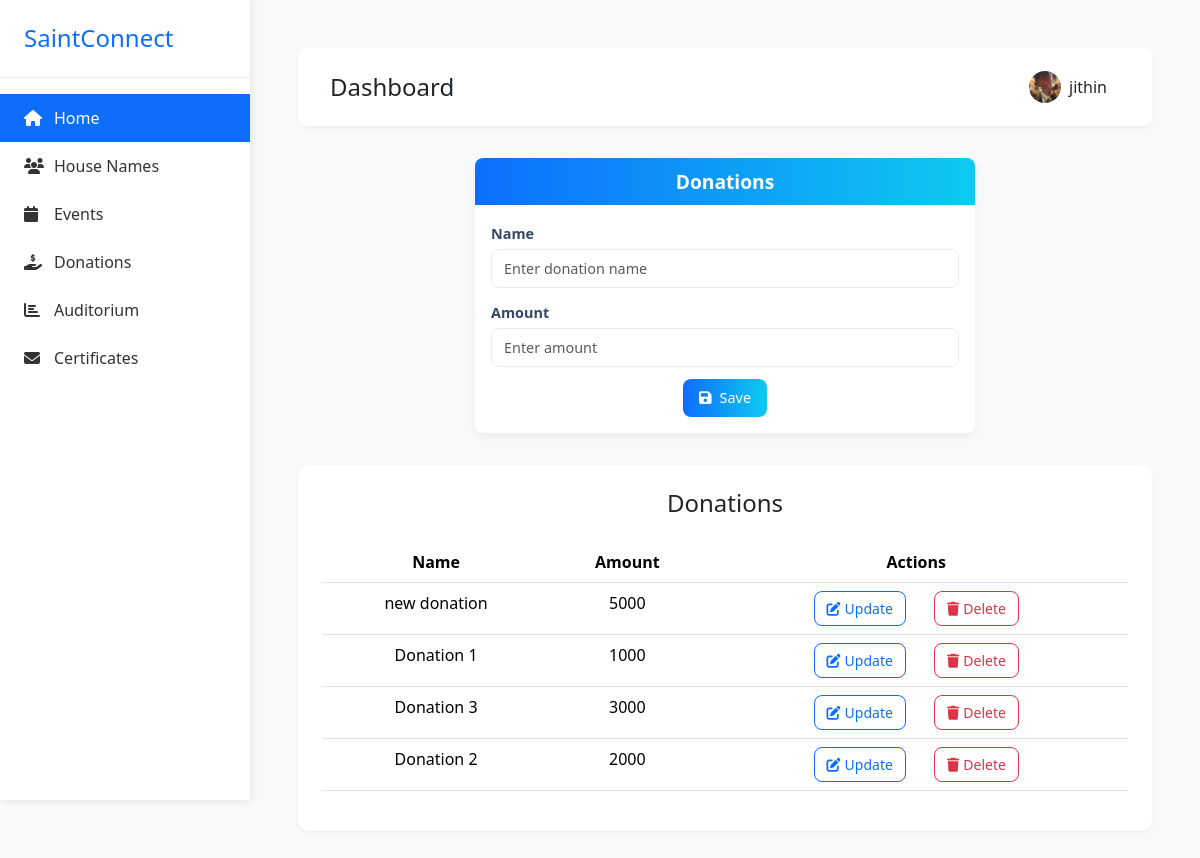
The page /donation_add/ (signed in) on the database as committed earlier.
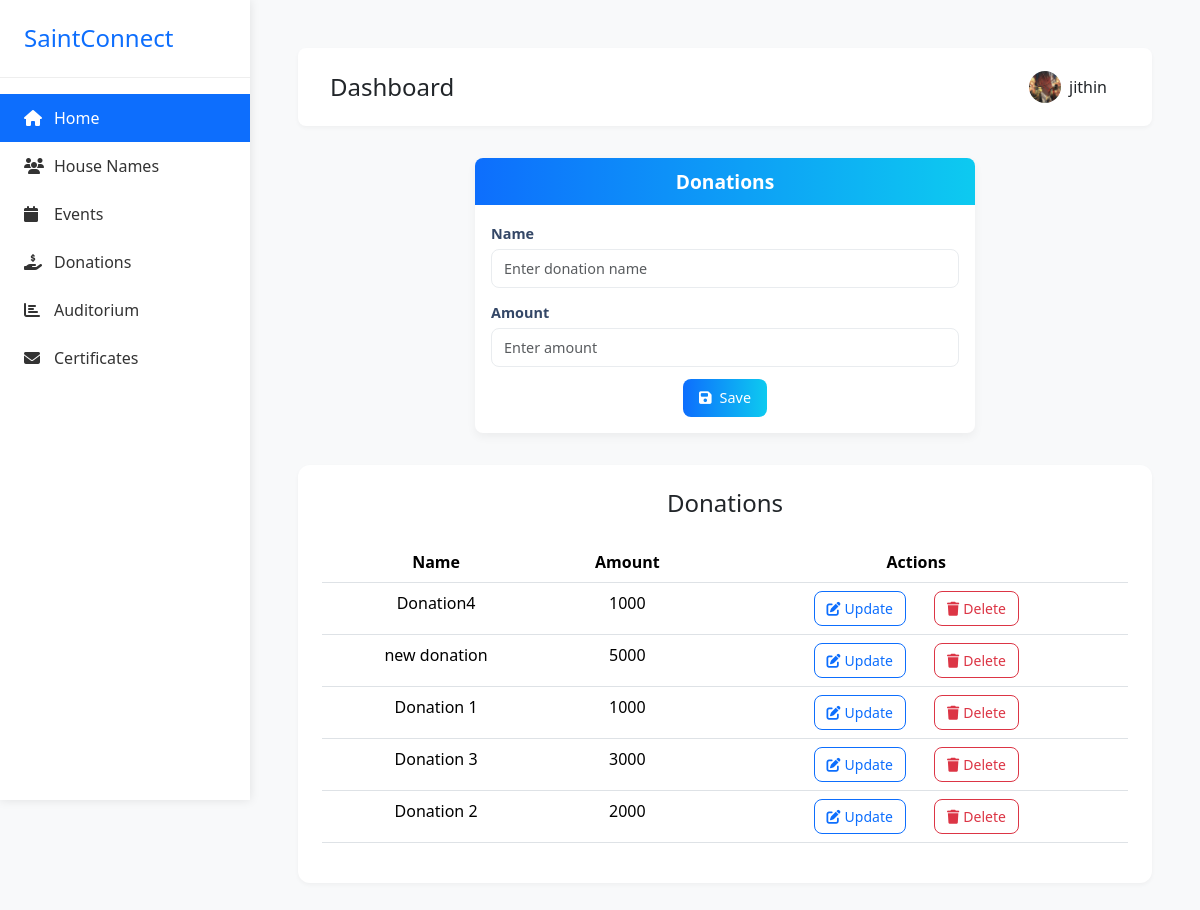
The same page on the database as committed later.
### app/models.py (models this page shows, shortened)
class Donation(models.Model):
    name = models.CharField(max_length=200)
    amount = models.PositiveIntegerField()
    created_at = models.DateTimeField(auto_now_add=True,null=True, blank=True)
    updated_at = models.DateTimeField(auto_now=True,null=True, blank=True)

### app/views.py (the view, shortened to what this page needs)
# urls.py: path('donation_add/', Donation_Add_View.as_view(),name='donation_add'),
@method_decorator(Login_required,name='dispatch')
class Donation_Add_View(View):
    def get(self, request, *args, **kwargs):
        form = Donation_Form()
        data=Donation.objects.all().order_by('-id')
        user_id=request.user.id
        user=UserProfile_Model.objects.get(user_id=user_id)
        return render(request, 'donation_form.html', {'form': form,"data":data,'user':user})

### app/forms.py
class Donation_Form(forms.ModelForm):
    class Meta:
        model = Donation
        fields = ['name', 'amount']
        widgets = {
            'name': forms.TextInput(attrs={'class': 'form-control', 'placeholder': 'Enter donation name'}),
            'amount': forms.NumberInput(attrs={'class': 'form-control', 'placeholder': 'Enter amount'}),
        }

### app/views.py (called while the page is built)
def Login_required(fn):
    def wrapper(request,*args,**kwargs):
        if not request.user.is_authenticated:
            return redirect('login')
        else:
            return fn(request,*args,**kwargs)
    return wrapper

### app/templates/donation_form.html (shortened to what the changed rows need)
<!DOCTYPE html>
<html lang="en">
<head>
    <link href="https://cdnjs.cloudflare.com/ajax/libs/bootstrap/5.3.2/css/bootstrap.min.css" rel="stylesheet">
    <link href="https://cdnjs.cloudflare.com/ajax/libs/font-awesome/6.4.0/css/all.min.css" rel="stylesheet">
    <link rel="stylesheet" href="https://cdn.jsdelivr.net/npm/bootstrap-icons@1.11.3/font/bootstrap-icons.min.css">
</head>
<body>
    <div class="main-content">
        <div class="card">
            <div class="card-header">
                <h2 class="card-title text-center">Donations</h2>
            </div>
            <div class="card-body">
                <form action="" method="post">
                    {% for field in form %}
                    <div class="mb-3">
                        <label for="{{ field.id_for_label }}" class="form-label">{{ field.label }}</label>
                        {{ field }}
                    </div>
                    {% endfor %}
                </form>
            </div>
        </div>
        <div class="table-container">
            <div class="table-responsive">
                <table class="table table-hover">
                    <thead>
                        <tr>
                            <th>Name</th>
                            <th>Amount</th>
                            <th class="">Actions</th>
                        </tr>
                    </thead>
                    <tbody>
                        {% for i in data %}
                        <tr>
                            <td>{{ i.name }}</td>
                            <td>{{ i.amount }}</td>
                            <td class="">
                                <a href="{% url 'donation_update' i.id %}"
                                   class="btn btn-sm btn-outline-primary btn-action me-4">
                                    <i class="fas fa-edit me-1"></i>Update
                                </a>
                                <a href="{% url 'donation_delete' i.id %}"
                                   class="btn btn-sm btn-outline-danger btn-action"
                                   onclick="return confirm('Are you sure you want to delete this donation?')">
                                    <i class="fas fa-trash me-1"></i>Delete
                                </a>
                            </td>
                        </tr>
                        {% empty %}
                        <tr>
                            <td colspan="2" class="text-center py-4 text-muted">
                                No houses found
                            </td>
                        </tr>
                        {% endfor %}
                    </tbody>
                </table>
            </div>
        </div>
    </div>
</body>
</html>

Rows that differ between the two databases and show on the page:
added Donation: name "Donation4", amount "1000"
